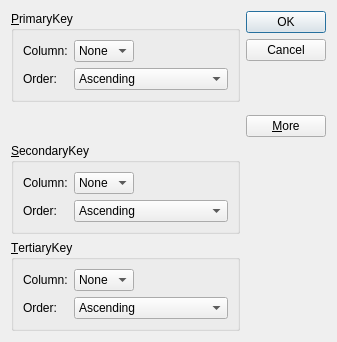
<?xml version="1.0" encoding="UTF-8"?>
<ui version="4.0">
 <class>SortDialog</class>
 <widget class="QDialog" name="SortDialog">
  <property name="geometry">
   <rect>
    <x>0</x>
    <y>0</y>
    <width>337</width>
    <height>342</height>
   </rect>
  </property>
  <property name="windowTitle">
   <string>Dialog</string>
  </property>
  <layout class="QHBoxLayout" name="horizontalLayout">
   <item>
    <layout class="QGridLayout" name="gridLayout_4">
     <item row="0" column="0">
      <widget class="QGroupBox" name="primaryGroupBox">
       <property name="title">
        <string>&amp;PrimaryKey</string>
       </property>
       <layout class="QGridLayout" name="gridLayout">
        <item row="0" column="0">
         <widget class="QLabel" name="label">
          <property name="text">
           <string>Column:</string>
          </property>
         </widget>
        </item>
        <item row="0" column="1">
         <widget class="QComboBox" name="primaryColumnCombo">
          <item>
           <property name="text">
            <string>None</string>
           </property>
          </item>
         </widget>
        </item>
        <item row="0" column="2">
         <spacer name="horizontalSpacer">
          <property name="orientation">
           <enum>Qt::Horizontal</enum>
          </property>
          <property name="sizeHint" stdset="0">
           <size>
            <width>40</width>
            <height>20</height>
           </size>
          </property>
         </spacer>
        </item>
        <item row="1" column="0">
         <widget class="QLabel" name="label_2">
          <property name="text">
           <string>Order:</string>
          </property>
         </widget>
        </item>
        <item row="1" column="1" colspan="2">
         <widget class="QComboBox" name="primaryOrderCombo">
          <item>
           <property name="text">
            <string>Ascending</string>
           </property>
          </item>
          <item>
           <property name="text">
            <string>Descending</string>
           </property>
          </item>
         </widget>
        </item>
       </layout>
      </widget>
     </item>
     <item row="0" column="1" rowspan="2">
      <layout class="QVBoxLayout" name="verticalLayout">
       <item>
        <widget class="QPushButton" name="okButton">
         <property name="text">
          <string>OK</string>
         </property>
         <property name="default">
          <bool>true</bool>
         </property>
        </widget>
       </item>
       <item>
        <widget class="QPushButton" name="cancelButton">
         <property name="text">
          <string>Cancel</string>
         </property>
        </widget>
       </item>
       <item>
        <spacer name="verticalSpacer">
         <property name="orientation">
          <enum>Qt::Vertical</enum>
         </property>
         <property name="sizeHint" stdset="0">
          <size>
           <width>20</width>
           <height>0</height>
          </size>
         </property>
        </spacer>
       </item>
       <item>
        <widget class="QPushButton" name="moreButton">
         <property name="text">
          <string>&amp;More</string>
         </property>
         <property name="checkable">
          <bool>true</bool>
         </property>
         <property name="autoDefault">
          <bool>true</bool>
         </property>
        </widget>
       </item>
      </layout>
     </item>
     <item row="1" column="0">
      <spacer name="verticalSpacer_2">
       <property name="orientation">
        <enum>Qt::Vertical</enum>
       </property>
       <property name="sizeHint" stdset="0">
        <size>
         <width>20</width>
         <height>7</height>
        </size>
       </property>
      </spacer>
     </item>
     <item row="2" column="0">
      <widget class="QGroupBox" name="secondaryGroupBox">
       <property name="title">
        <string>&amp;SecondaryKey</string>
       </property>
       <layout class="QGridLayout" name="gridLayout_2">
        <item row="0" column="0">
         <widget class="QLabel" name="label_3">
          <property name="text">
           <string>Column:</string>
          </property>
         </widget>
        </item>
        <item row="0" column="1">
         <widget class="QComboBox" name="secondaryColumnCombo">
          <item>
           <property name="text">
            <string>None</string>
           </property>
          </item>
         </widget>
        </item>
        <item row="0" column="2">
         <spacer name="horizontalSpacer_2">
          <property name="orientation">
           <enum>Qt::Horizontal</enum>
          </property>
          <property name="sizeHint" stdset="0">
           <size>
            <width>40</width>
            <height>20</height>
           </size>
          </property>
         </spacer>
        </item>
        <item row="1" column="0">
         <widget class="QLabel" name="label_4">
          <property name="text">
           <string>Order:</string>
          </property>
         </widget>
        </item>
        <item row="1" column="1" colspan="2">
         <widget class="QComboBox" name="secondaryOrderCombo">
          <item>
           <property name="text">
            <string>Ascending</string>
           </property>
          </item>
          <item>
           <property name="text">
            <string>Descending</string>
           </property>
          </item>
         </widget>
        </item>
       </layout>
      </widget>
     </item>
     <item row="3" column="0">
      <widget class="QGroupBox" name="tertiaryGroupBox">
       <property name="title">
        <string>&amp;TertiaryKey</string>
       </property>
       <layout class="QGridLayout" name="gridLayout_3">
        <item row="0" column="0">
         <widget class="QLabel" name="label_5">
          <property name="text">
           <string>Column:</string>
          </property>
         </widget>
        </item>
        <item row="0" column="1">
         <widget class="QComboBox" name="tertiaryColumnCombo">
          <item>
           <property name="text">
            <string>None</string>
           </property>
          </item>
         </widget>
        </item>
        <item row="0" column="2">
         <spacer name="horizontalSpacer_3">
          <property name="orientation">
           <enum>Qt::Horizontal</enum>
          </property>
          <property name="sizeHint" stdset="0">
           <size>
            <width>40</width>
            <height>20</height>
           </size>
          </property>
         </spacer>
        </item>
        <item row="1" column="0">
         <widget class="QLabel" name="label_6">
          <property name="text">
           <string>Order:</string>
          </property>
         </widget>
        </item>
        <item row="1" column="1" colspan="2">
         <widget class="QComboBox" name="tertiaryOrderCombo">
          <item>
           <property name="text">
            <string>Ascending</string>
           </property>
          </item>
          <item>
           <property name="text">
            <string>Descending</string>
           </property>
          </item>
         </widget>
        </item>
       </layout>
      </widget>
     </item>
    </layout>
   </item>
  </layout>
 </widget>
 <resources/>
 <connections>
  <connection>
   <sender>okButton</sender>
   <signal>clicked()</signal>
   <receiver>SortDialog</receiver>
   <slot>accept()</slot>
   <hints>
    <hint type="sourcelabel">
     <x>340</x>
     <y>22</y>
    </hint>
    <hint type="destinationlabel">
     <x>160</x>
     <y>114</y>
    </hint>
   </hints>
  </connection>
  <connection>
   <sender>cancelButton</sender>
   <signal>clicked()</signal>
   <receiver>SortDialog</receiver>
   <slot>reject()</slot>
   <hints>
    <hint type="sourcelabel">
     <x>364</x>
     <y>63</y>
    </hint>
    <hint type="destinationlabel">
     <x>254</x>
     <y>122</y>
    </hint>
   </hints>
  </connection>
  <connection>
   <sender>moreButton</sender>
   <signal>toggled(bool)</signal>
   <receiver>secondaryGroupBox</receiver>
   <slot>setVisible(bool)</slot>
   <hints>
    <hint type="sourcelabel">
     <x>380</x>
     <y>109</y>
    </hint>
    <hint type="destinationlabel">
     <x>268</x>
     <y>170</y>
    </hint>
   </hints>
  </connection>
  <connection>
   <sender>moreButton</sender>
   <signal>toggled(bool)</signal>
   <receiver>tertiaryGroupBox</receiver>
   <slot>setVisible(bool)</slot>
   <hints>
    <hint type="sourcelabel">
     <x>368</x>
     <y>114</y>
    </hint>
    <hint type="destinationlabel">
     <x>270</x>
     <y>284</y>
    </hint>
   </hints>
  </connection>
 </connections>
</ui>
